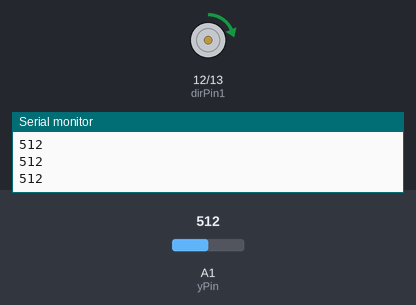
A sketch run on a simulated Arduino Uno, built with avr-gcc and run on an emulated ATmega328P. Parts: motor-driver pin pairs drawn as motors (green arrow = first pin HIGH = forward, orange = second pin HIGH = backward, longer = more drive, scaled by the enable pin), the last lines printed to the serial monitor. Inputs (shaded band) come from the test bench; at power-on: A1 (yPin) = 512.

Above: at 1.2 s.
1.3 s: A1 (yPin) set to 560
At 2.1 s:
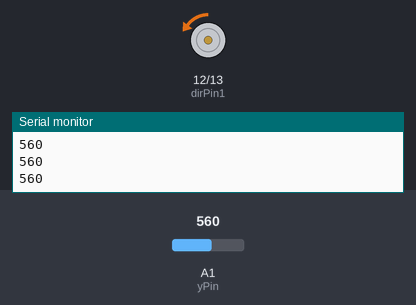
2.8 s: A1 (yPin) set to 716
At 3.3 s:
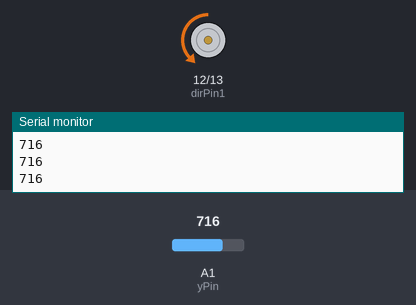
4.3 s: A1 (yPin) set to 900
At 5.5 s:
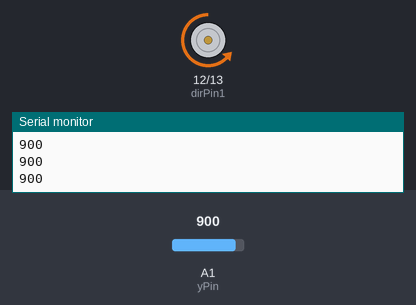
5.8 s: A1 (yPin) set to 1023
At 6.9 s:
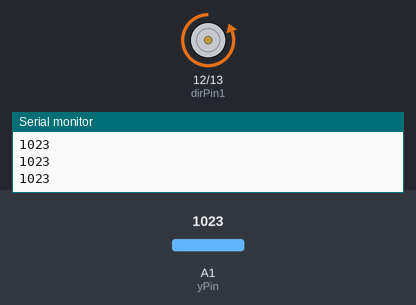
7.3 s: A1 (yPin) set to 306
At 7.9 s:
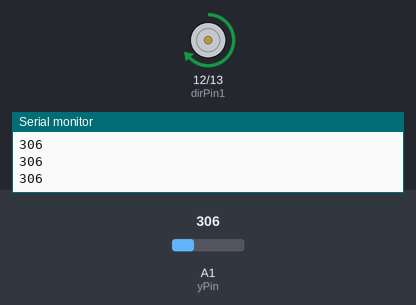
8.8 s: A1 (yPin) set to 122
At 9.1 s:
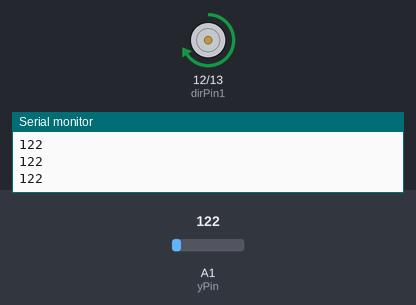
Timing chart, 0 to 11.3 s (numbered marks = the images above; inputs shaded):
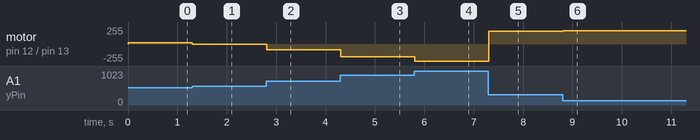

Measured:
- after the input at 1.3 s, motor on pin 12 (dirPin1) / pin 13 (dirPin2): forward 17/255 → backward 5/255 at once
- after the input at 2.8 s, motor on pin 12 (dirPin1) / pin 13 (dirPin2): backward 5/255 → backward 89/255 at once
- after the input at 4.3 s, motor on pin 12 (dirPin1) / pin 13 (dirPin2): backward 89/255 → backward 188/255 at once
- after the input at 5.8 s, motor on pin 12 (dirPin1) / pin 13 (dirPin2): backward 188/255 → backward 255/255 at once
- after the input at 7.3 s, motor on pin 12 (dirPin1) / pin 13 (dirPin2): backward 255/255 → forward 188/255 at once
- after the input at 8.8 s, motor on pin 12 (dirPin1) / pin 13 (dirPin2): forward 188/255 → forward 198/255 at once

The sketch:

Clase_36_motor_joystick.ino
```cpp
int speedPin = 11;
int dirPin1 = 12;
int dirPin2 = 13;
int speedMotor;
int dt = 100;
int dt2 = 5000;
int yPin = A1;
int yVal;

void setup() {
  // put your setup code here, to run once:
  Serial.begin(9600);
  pinMode(speedPin, OUTPUT);
  pinMode(dirPin1, OUTPUT);
  pinMode(dirPin2, OUTPUT);
  pinMode(yPin, INPUT);
}

void loop() {
  // put your main code here, to run repeatedly:
  yVal = analogRead(yPin);
  Serial.println(yVal);

  if (yVal > 550) {
    speedMotor = map(yVal,550,1023,0,255);
    digitalWrite(dirPin1, 0);
    digitalWrite(dirPin2, 1);
    analogWrite(speedPin, speedMotor);
  }
  if (yVal <= 550) {
    speedMotor = map(yVal,550,0,0,255);
    digitalWrite(dirPin1, 1);
    digitalWrite(dirPin2, 0);
    analogWrite(speedPin, speedMotor);
  }

}
```
